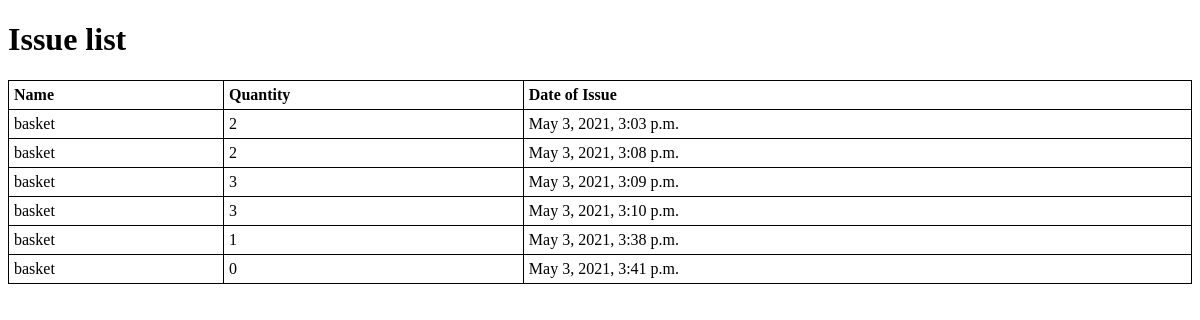
/IssueList/, run on an earlier commit of the app's database.
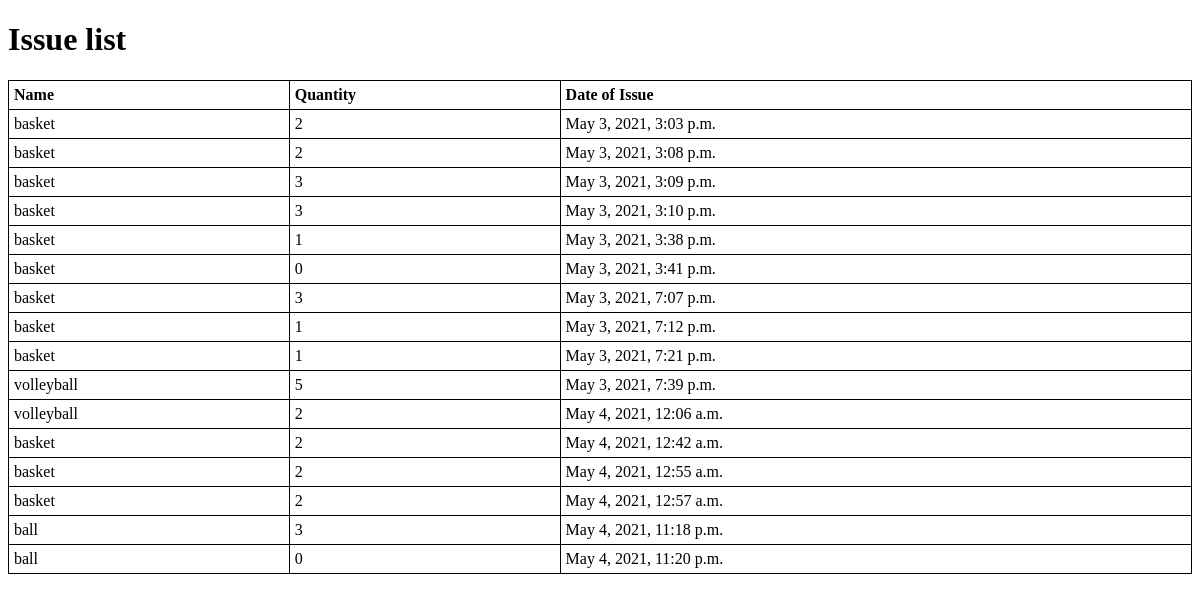
And on a later commit of the database.
### sportapp/models.py (models this page shows)
class issue(models.Model):
    equipment_name= models.ForeignKey('equipment',on_delete=models.CASCADE, null=True)
    roll= models.CharField(max_length=30)
    name=  models.CharField(max_length=50)
    quantity= models.PositiveIntegerField(null=True)
    date= models.DateTimeField(auto_now=True)
    is_return= models.BooleanField(default=False)
    is_pending= models.BooleanField(default=True)
    req=models.BooleanField(default=False)
    class Meta:
        ordering = ['date']

class equipment(models.Model):
    id = models.UUIDField(primary_key=True, default=uuid.uuid4, help_text='Unique ID for this particular equipment')
    name = models.CharField(max_length=30)
    total_quantity= models.IntegerField(null=True)
    available_quantity=models.IntegerField(null=True)
    sport= models.ForeignKey('clubs', on_delete=models.CASCADE)
    specification=models.TextField(null=True)
    def __str__(self):
        return self.name

### sportapp/views.py (the view)
# urls.py: path('IssueList/',views.TotalListView.as_view(),name='TotalIssueList'),
class TotalListView(ListView):
    model=issue
    template_name='sportapp/Total_list.html'

### sportapp/templates/sportapp/Total_list.html (shortened to what this page needs)
<!DOCTYPE html>
<html lang="en">
<head>
</head>
<body>
    <h1>
        Issue list
    </h1>
    {% if issue_list %}
    <table style="width:100%">
        <tr>
            <th>Name</th>
            <th>Quantity</th>
            <th>Date of Issue</th>
          </tr>
      {% for obj in issue_list %}
      <tr>
        <td>{{obj.equipment_name}}</td>
        <td>{{obj.quantity}}</td>
        <td>{{obj.date}}</td>
      </tr>
    {% endfor %}
</table>
  {% else %}
    <p>There are no Issue_Equipments </p>
  {% endif %}
</body>
</html>

### sportapp/templates/sportapp/Total_list.html (style rules this page uses)
table, th, td { border: 1px solid black; border-collapse: collapse; }
th, td { padding: 5px; text-align: left; }

What changed in the data, as far as the page shows it:
added issue: equipment_name "basket", quantity "3", date "May 3, 2021, 7:07 p.m."
added issue: equipment_name "basket", quantity "1", date "May 3, 2021, 7:12 p.m."
added issue: equipment_name "basket", quantity "1", date "May 3, 2021, 7:21 p.m."
added issue: equipment_name "volleyball", quantity "5", date "May 3, 2021, 7:39 p.m."
added issue: equipment_name "volleyball", quantity "2", date "May 4, 2021, 12:06 a.m."
added issue: equipment_name "basket", quantity "2", date "May 4, 2021, 12:42 a.m."
added issue: equipment_name "basket", quantity "2", date "May 4, 2021, 12:55 a.m."
added issue: equipment_name "basket", quantity "2", date "May 4, 2021, 12:57 a.m."
added issue: equipment_name "ball", quantity "3", date "May 4, 2021, 11:18 p.m."
added issue: equipment_name "ball", quantity "0", date "May 4, 2021, 11:20 p.m."
